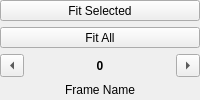
           <widget class="QWidget" name="widget_6" native="true">
            <property name="sizePolicy">
             <sizepolicy hsizetype="Preferred" vsizetype="Maximum">
              <horstretch>0</horstretch>
              <verstretch>0</verstretch>
             </sizepolicy>
            </property>
            <layout class="QVBoxLayout" name="verticalLayout_8">
             <property name="leftMargin">
              <number>0</number>
             </property>
             <property name="topMargin">
              <number>0</number>
             </property>
             <property name="rightMargin">
              <number>0</number>
             </property>
             <property name="bottomMargin">
              <number>0</number>
             </property>
             <item>
              <widget class="QToolButton" name="toolButton_17">
               <property name="sizePolicy">
                <sizepolicy hsizetype="Preferred" vsizetype="Fixed">
                 <horstretch>0</horstretch>
                 <verstretch>0</verstretch>
                </sizepolicy>
               </property>
               <property name="text">
                <string>Fit Selected</string>
               </property>
              </widget>
             </item>
             <item>
              <widget class="QToolButton" name="toolButton_16">
               <property name="sizePolicy">
                <sizepolicy hsizetype="Preferred" vsizetype="Fixed">
                 <horstretch>0</horstretch>
                 <verstretch>0</verstretch>
                </sizepolicy>
               </property>
               <property name="text">
                <string>Fit All</string>
               </property>
              </widget>
             </item>
             <item>
              <widget class="QWidget" name="widget_11" native="true">
               <property name="sizePolicy">
                <sizepolicy hsizetype="Preferred" vsizetype="Maximum">
                 <horstretch>0</horstretch>
                 <verstretch>0</verstretch>
                </sizepolicy>
               </property>
               <layout class="QGridLayout" name="gridLayout_2">
                <property name="leftMargin">
                 <number>0</number>
                </property>
                <property name="topMargin">
                 <number>0</number>
                </property>
                <property name="rightMargin">
                 <number>0</number>
                </property>
                <property name="bottomMargin">
                 <number>0</number>
                </property>
                <item row="0" column="0">
                 <widget class="QToolButton" name="toolButton_18">
                  <property name="arrowType">
                   <enum>Qt::LeftArrow</enum>
                  </property>
                 </widget>
                </item>
                <item row="0" column="1">
                 <widget class="QLabel" name="label_5">
                  <property name="font">
                   <font>
                    <bold>true</bold>
                    <stylestrategy>PreferDefault</stylestrategy>
                    <kerning>true</kerning>
                   </font>
                  </property>
                  <property name="autoFillBackground">
                   <bool>false</bool>
                  </property>
                  <property name="text">
                   <string>0</string>
                  </property>
                  <property name="scaledContents">
                   <bool>false</bool>
                  </property>
                  <property name="alignment">
                   <set>Qt::AlignCenter</set>
                  </property>
                 </widget>
                </item>
                <item row="0" column="2">
                 <widget class="QToolButton" name="toolButton_19">
                  <property name="arrowType">
                   <enum>Qt::RightArrow</enum>
                  </property>
                 </widget>
                </item>
                <item row="1" column="0" colspan="3">
                 <widget class="QLabel" name="label_frameName">
                  <property name="text">
                   <string>Frame Name</string>
                  </property>
                  <property name="alignment">
                   <set>Qt::AlignCenter</set>
                  </property>
                 </widget>
                </item>
               </layout>
              </widget>
             </item>
            </layout>
           </widget>
